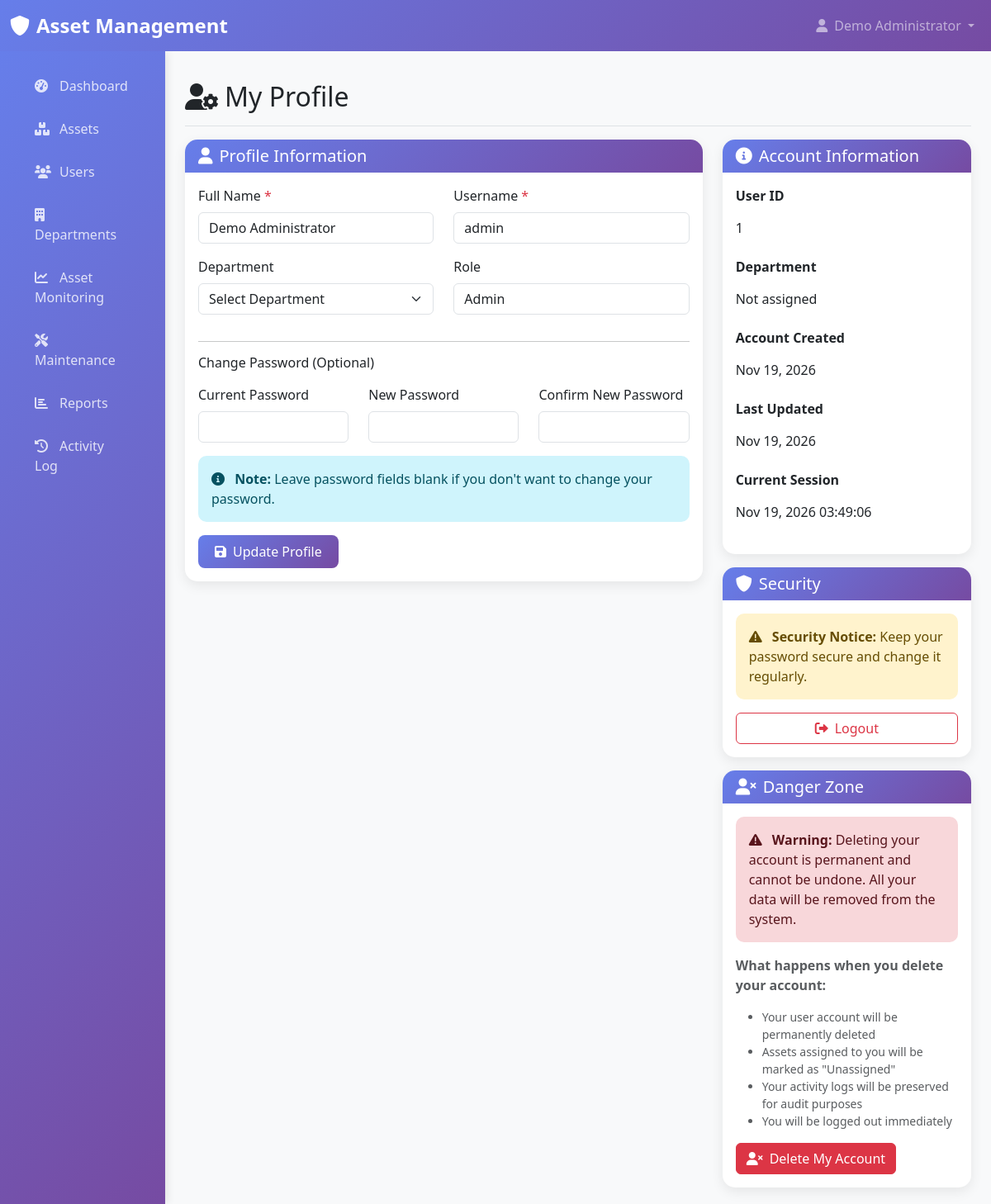
The app's page /profile.php (signed in) with its own data.
### tables this page shows
CREATE TABLE `users` (
  `user_id` int(11) NOT NULL,
  `full_name` varchar(255) NOT NULL,
  `username` varchar(100) NOT NULL,
  `password` varchar(255) NOT NULL,
  `role` enum('Admin') NOT NULL DEFAULT 'Admin',
  `department_id` int(11) DEFAULT NULL,
  `created_at` timestamp NOT NULL DEFAULT current_timestamp(),
  `updated_at` timestamp NOT NULL DEFAULT current_timestamp() ON UPDATE current_timestamp(),
  `status` enum('Active','Inactive') DEFAULT 'Active'
);

### config/database.php (called while the page is built, shortened)
<?php
function getBaseUrl() {
    $protocol = isset($_SERVER['HTTPS']) && $_SERVER['HTTPS'] === 'on' ? 'https' : 'http';
    $host = $_SERVER['HTTP_HOST'];
    $appRoot = str_replace('\\', '/', realpath(__DIR__ . '/..'));
    $scriptFile = str_replace('\\', '/', realpath($_SERVER['SCRIPT_FILENAME']));
    $scriptPath = $_SERVER['SCRIPT_NAME'];
    $projectPath = '';
    if ($appRoot !== '' && strncasecmp($scriptFile, $appRoot . '/', strlen($appRoot) + 1) === 0) {
        $relativePath = substr($scriptFile, strlen($appRoot));
        $projectPath = substr($scriptPath, 0, strlen($scriptPath) - strlen($relativePath));
    }
    return $protocol . '://' . $host . rtrim($projectPath, '/');
}
function formatDate($date) {
    return date('M d, Y', strtotime($date));
}
?>

### profile.php (the view, shortened to what this page needs)
<?php
require_once 'config/database.php';
require_once 'includes/header.php';
try {
    $pdo = getDB();
    $stmt = $pdo->prepare("
        SELECT u.*, d.department_name
        FROM users u
        LEFT JOIN departments d ON u.department_id = d.department_id
        WHERE u.user_id = ?
    ");
    $stmt->execute([$_SESSION['user_id']]);
    $user = $stmt->fetch();
} catch (PDOException $e) {
    $error = "Database error: " . $e->getMessage();
}
?>
<div class="d-flex justify-content-between flex-wrap flex-md-nowrap align-items-center pt-3 pb-2 mb-3 border-bottom">
    <h1 class="h2"><i class="fas fa-user-cog me-2"></i>My Profile</h1>
</div>
<div class="row">
    <div class="col-lg-8">
        <div class="card">
            <div class="card-header">
                <h5 class="mb-0"><i class="fas fa-user me-2"></i>Profile Information</h5>
            </div>
            <div class="card-body">
                <form method="POST">
                    <div class="row">
                        <div class="col-md-6 mb-3">
                            <label for="full_name" class="form-label">Full Name <span class="text-danger">*</span></label>
                            <input type="text" class="form-control" id="full_name" name="full_name"
                                   value="<?php echo htmlspecialchars($user['full_name']); ?>" required>
                        </div>
                        <div class="col-md-6 mb-3">
                            <label for="username" class="form-label">Username <span class="text-danger">*</span></label>
                            <input type="text" class="form-control" id="username" name="username"
                                   value="<?php echo htmlspecialchars($user['username']); ?>" required>
                        </div>
                    </div>
                    <div class="row">
                        <div class="col-md-6 mb-3">
                            <label for="department_id" class="form-label">Department</label>
                            <select class="form-select" id="department_id" name="department_id">
                                <option value="">Select Department</option>
                            </select>
                        </div>
                        <div class="col-md-6 mb-3">
                            <label class="form-label">Role</label>
                            <input type="text" class="form-control" value="<?php echo htmlspecialchars($user['role']); ?>" readonly>
                        </div>
                    </div>
                    <hr>
                    <h6 class="mb-3">Change Password (Optional)</h6>
                    <div class="row">
                        <div class="col-md-4 mb-3">
                            <label for="current_password" class="form-label">Current Password</label>
                            <input type="password" class="form-control" id="current_password" name="current_password">
                        </div>
                        <div class="col-md-4 mb-3">
                            <label for="new_password" class="form-label">New Password</label>
                            <input type="password" class="form-control" id="new_password" name="new_password">
                        </div>
                        <div class="col-md-4 mb-3">
                            <label for="confirm_password" class="form-label">Confirm New Password</label>
                            <input type="password" class="form-control" id="confirm_password" name="confirm_password">
                        </div>
                    </div>
                    <div class="alert alert-info">
                        <i class="fas fa-info-circle me-2"></i>
                        <strong>Note:</strong> Leave password fields blank if you don't want to change your password.
                    </div>
                    <button type="submit" class="btn btn-primary">
                        <i class="fas fa-save me-2"></i>Update Profile
                    </button>
                </form>
            </div>
        </div>
    </div>
    <div class="col-lg-4">
        <div class="card">
            <div class="card-header">
                <h5 class="mb-0"><i class="fas fa-info-circle me-2"></i>Account Information</h5>
            </div>
            <div class="card-body">
                <div class="mb-3">
                    <label class="form-label fw-bold">User ID</label>
                    <p class="form-control-plaintext"><?php echo $user['user_id']; ?></p>
                </div>
                <div class="mb-3">
                    <label class="form-label fw-bold">Department</label>
                    <p class="form-control-plaintext"><?php echo htmlspecialchars($user['department_name'] ?: 'Not assigned'); ?></p>
                </div>
                <div class="mb-3">
                    <label class="form-label fw-bold">Account Created</label>
                    <p class="form-control-plaintext"><?php echo formatDate($user['created_at']); ?></p>
                </div>
                <div class="mb-3">
                    <label class="form-label fw-bold">Last Updated</label>
                    <p class="form-control-plaintext"><?php echo formatDate($user['updated_at']); ?></p>
                </div>
                <div class="mb-3">
                    <label class="form-label fw-bold">Current Session</label>
                    <p class="form-control-plaintext"><?php echo date('M d, Y H:i:s'); ?></p>
                </div>
            </div>
        </div>
        <div class="card mt-3">
            <div class="card-header">
                <h5 class="mb-0"><i class="fas fa-shield-alt me-2"></i>Security</h5>
            </div>
            <div class="card-body">
                <div class="alert alert-warning">
                    <i class="fas fa-exclamation-triangle me-2"></i>
                    <strong>Security Notice:</strong> Keep your password secure and change it regularly.
                </div>
                <div class="d-grid gap-2">
                    <a href="<?php echo getBaseUrl(); ?>/logout.php" class="btn btn-outline-danger">
                        <i class="fas fa-sign-out-alt me-2"></i>Logout
                    </a>
                </div>
            </div>
        </div>
        <div class="card mt-3 border-danger">
            <div class="card-header bg-danger text-white">
                <h5 class="mb-0"><i class="fas fa-user-times me-2"></i>Danger Zone</h5>
            </div>
            <div class="card-body">
                <div class="alert alert-danger">
                    <i class="fas fa-exclamation-triangle me-2"></i>
                    <strong>Warning:</strong> Deleting your account is permanent and cannot be undone.
                    All your data will be removed from the system.
                </div>
                <p class="text-muted mb-3">
                    <strong>What happens when you delete your account:</strong>
                </p>
                <ul class="text-muted small mb-3">
                    <li>Your user account will be permanently deleted</li>
                    <li>Assets assigned to you will be marked as "Unassigned"</li>
                    <li>Your activity logs will be preserved for audit purposes</li>
                    <li>You will be logged out immediately</li>
                </ul>
                <button type="button" class="btn btn-danger" data-bs-toggle="modal" data-bs-target="#deleteAccountModal">
                    <i class="fas fa-user-times me-2"></i>Delete My Account
                </button>
            </div>
        </div>
    </div>
</div>
<?php require_once 'includes/footer.php'; ?>

### includes/header.php (style rules this page uses)
:root { --primary-color: #667eea; --secondary-color: #764ba2; --success-color: #28a745; --danger-color: #dc3545; --warning-color: #ffc107; --info-color: #17a2b8; }
body { background-color: #f8f9fa; font-family: 'Segoe UI', Tahoma, Geneva, Verdana, sans-serif; }
.card { border: none; border-radius: 15px; box-shadow: 0 5px 15px rgba(0,0,0,0.08); transition: transform 0.2s ease; }
.card-header { background: linear-gradient(135deg, var(--primary-color) 0%, var(--secondary-color) 100%); color: white; border-radius: 15px 15px 0 0 !important; border: none; }
.btn-primary { background: linear-gradient(135deg, var(--primary-color) 0%, var(--secondary-color) 100%); border: none; border-radius: 8px; padding: 8px 20px; transition: all 0.3s ease; }
.alert { border: none; border-radius: 10px; }

### records on screen
users: full_name "Demo Administrator", username "admin", role "Admin", user_id "1", created_at "Nov 19, 2026", updated_at "Nov 19, 2026"

### other values on screen
$_SESSION['full_name'] "Demo Administrator"
$user['department_name'] ?: 'Not assigned' "Not assigned"
